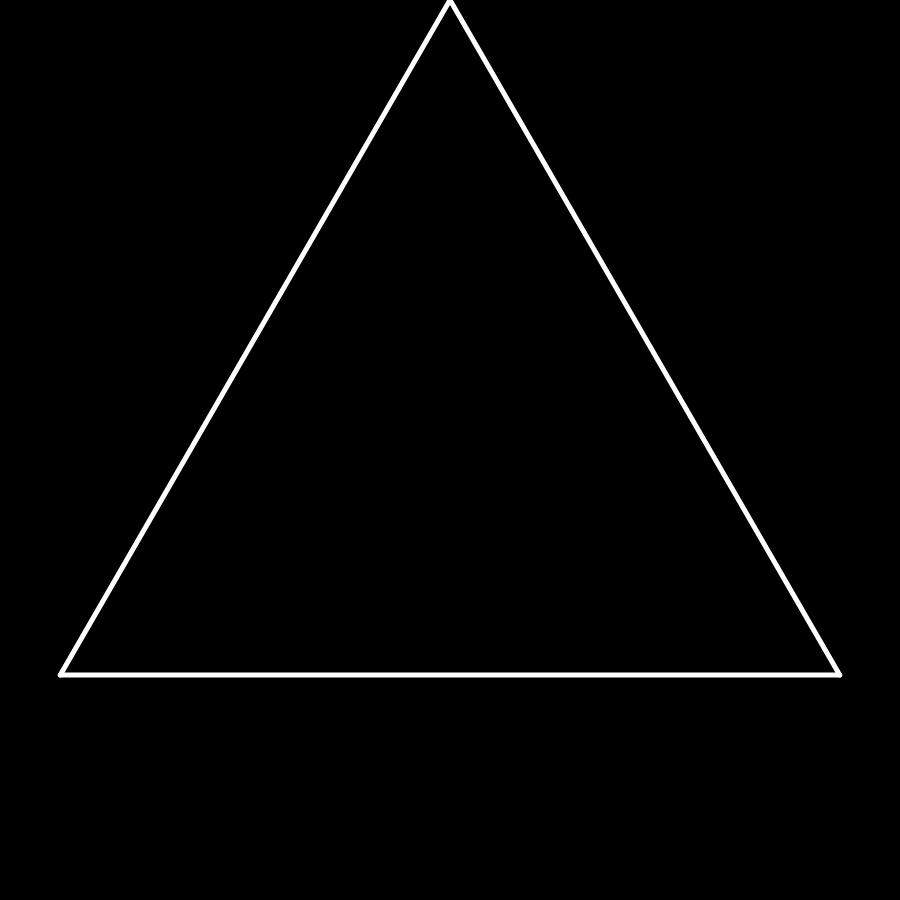
Frame 1 (no input)
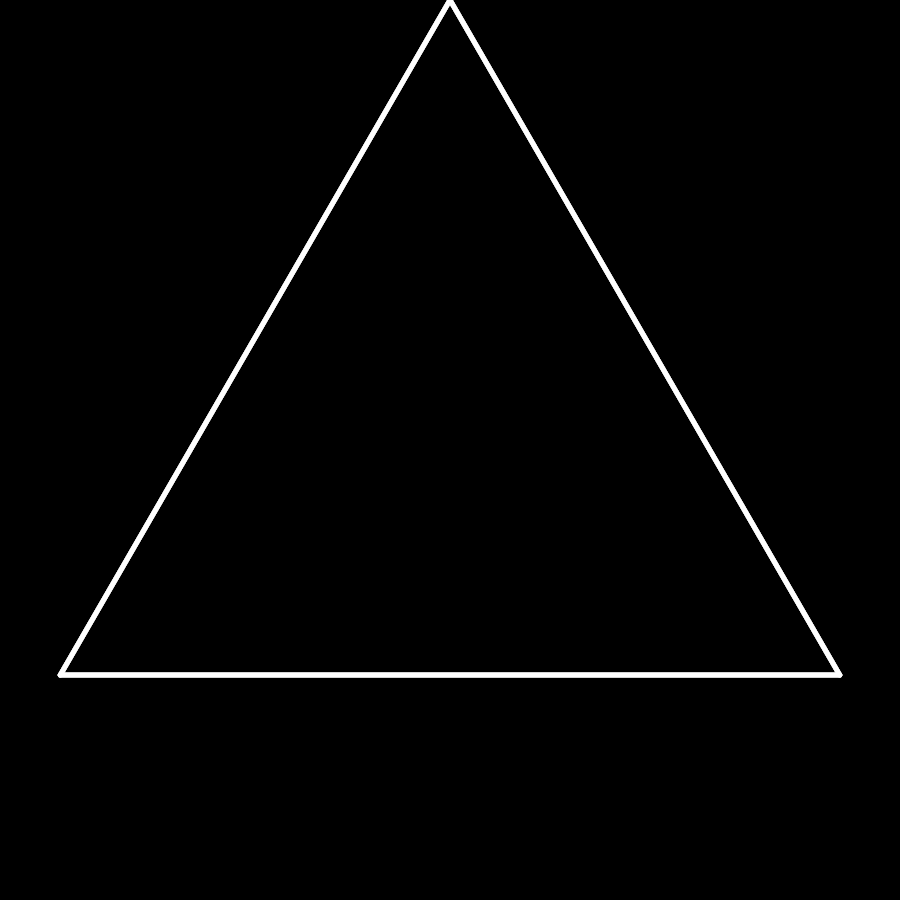
Frame 60 (no input)
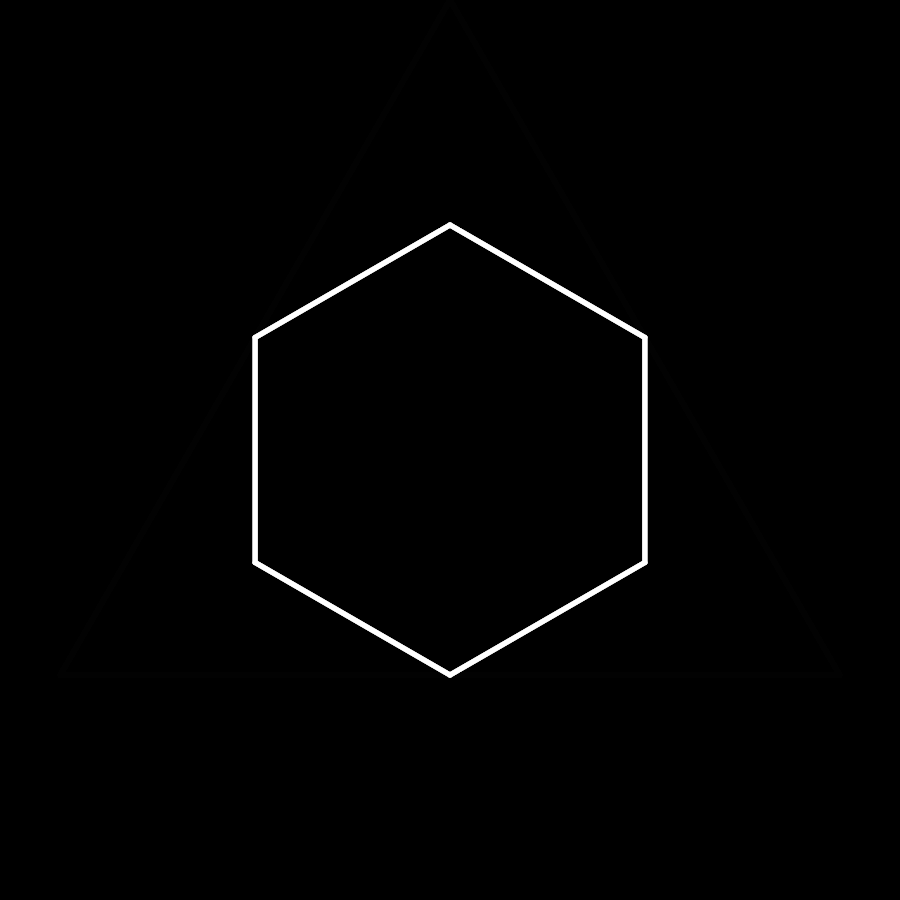
Frame 120 (the mouse pressed at the canvas centre since frame 60)

The p5.js sketch that drew these frames (run headless with seeded random() and noise() and a simulated clock; from frame 60 on, the mouse is pressed at the canvas centre):

// p5.js sketch
// ── sketch.js
let amount;
let minAmount = 3;
let maxAmount = 10;
let coordinates = [];
let offset = 0;
let multiplier = 300;

function setup(){
    createCanvas(900, 900);
    colorMode(HSL);
    stroke(255);
    strokeWeight(5);
    angleMode(DEGREES);
    background(0);
}

function draw(){
    background(0,0,0,0.2);
    translate(width/2, height/2);

    amount = floor(map(mouseX, -20, width, minAmount, maxAmount));
    offset = 360 / amount;
    multiplier = map(mouseY, height, 0, 0, width/2);
    
    updateCoordinates();
    drawLines();
}

function updateCoordinates(){
    coordinates = [];
    for (let i = 0; i < amount; i++) {
        let x = cos(i * offset - 90) * multiplier;
        let y = sin(i * offset - 90) * multiplier;
        coordinates.push(createVector(x, y));
    }
}

function drawLines(){
    for (let i = 0; i < coordinates.length; i++) {
        let xFrom = coordinates[i].x;
        let yFrom = coordinates[i].y;
        let xTo   = coordinates[(i + 1) % coordinates.length].x;
        let yTo   = coordinates[(i + 1) % coordinates.length].y;
        line(xFrom, yFrom, xTo, yTo);
    }
}
